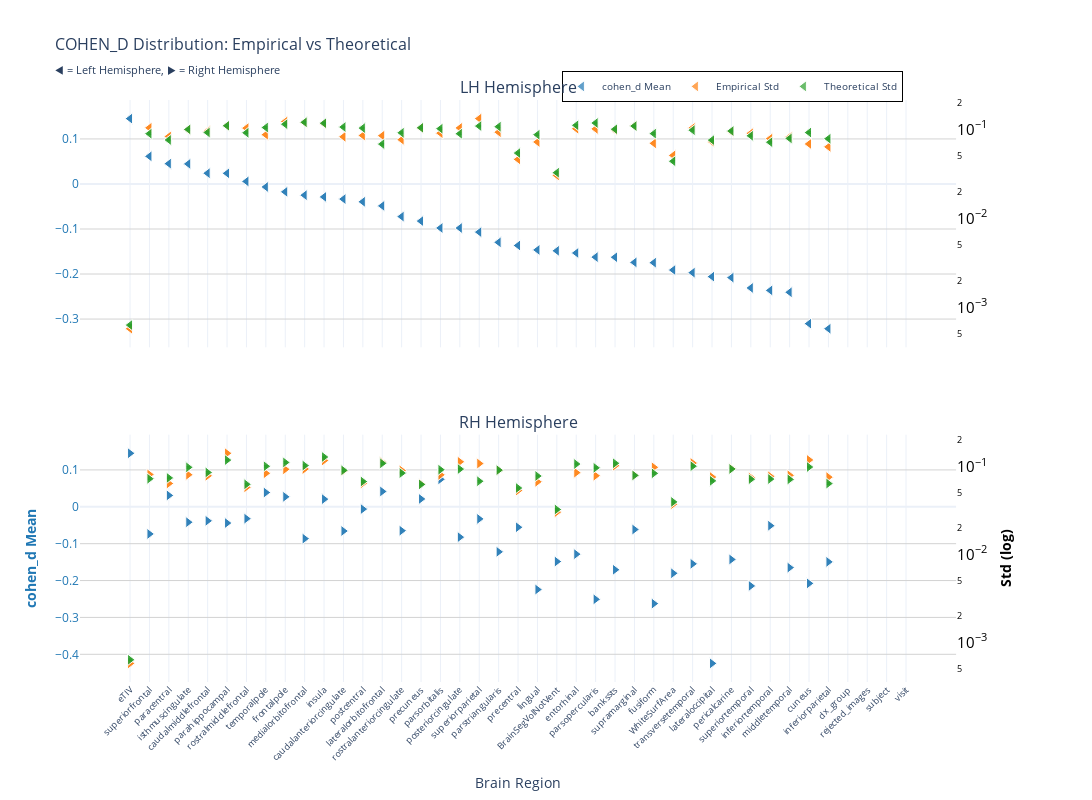
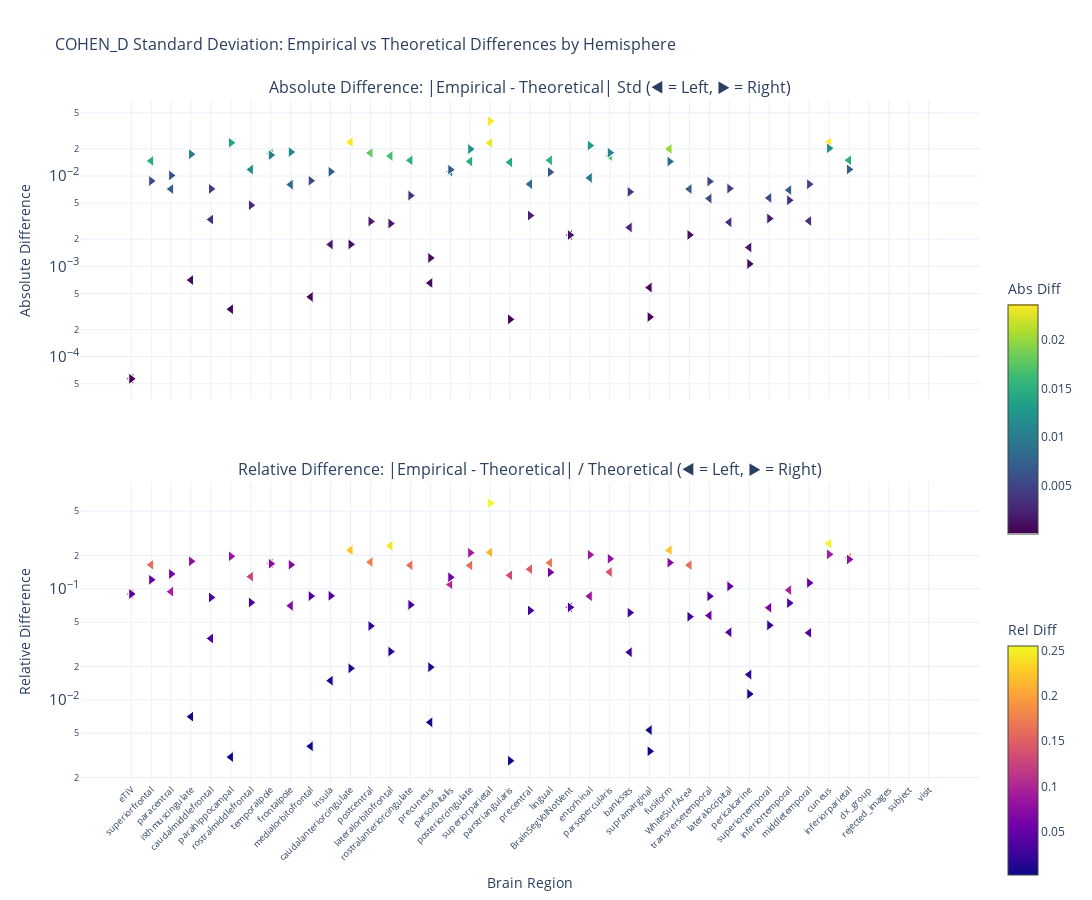

Source (notebook cell) for these figures, in order:
### Markdown cell above
### p-value

### Code cell
nu_nav = df_navr[(df_navr["study"] == "longitudinal") & (df_navr["group"] == "HC-PD")]
data_path = stats_dir / f"cohen_d_longitudinal_{METRIC}.parquet"
df, stats = get_test_stats(
    data_path, stat_functions_F, nu_nav, hemisphere=True, study="longitudinal"
)
show_figure(
    stats, hemisphere=True, stat_name="cohen_d", study="longitudinal", metric=METRIC
)

### Figure 1 — Plotly figure (JSON) as saved in the notebook; plotly's stock layout.template omitted (floating-point values rounded to 4 significant figures)
{"data": [{"hovertemplate": "<b>%{x}</b><br>Mean cohen_d: %{y:.2f}<br><extra></extra>", "legendgroup": "mean", "marker": {"color": "#1f77b4", "line": {"color": "white", "width": 1}, "opacity": 0.7, "size": 10, "symbol": "triangle-left"}, "mode": "markers", "name": "cohen_d Mean", "showlegend": true, "type": "scatter", "x": ["eTIV", "eTIV", "superiorfrontal", "superiorfrontal", "paracentral", "paracentral", "isthmuscingulate", "isthmuscingulate", "caudalmiddlefrontal", "caudalmiddlefrontal", "parahippocampal", "parahippocampal", "rostralmiddlefrontal", "rostralmiddlefrontal", "temporalpole", "temporalpole", "frontalpole", "frontalpole", "medialorbitofrontal", "medialorbitofrontal", "insula", "insula", "caudalanteriorcingulate", "caudalanteriorcingulate", "postcentral", "postcentral", "lateralorbitofrontal", "lateralorbitofrontal", "rostralanteriorcingulate", "rostralanteriorcingulate", "precuneus", "precuneus", "parsorbitalis", "parsorbitalis", "posteriorcingulate", "posteriorcingulate", "superiorparietal", "superiorparietal", "parstriangularis", "parstriangularis", "precentral", "precentral", "lingual", "lingual", "BrainSegVolNotVent", "BrainSegVolNotVent", "entorhinal", "entorhinal", "parsopercularis", "parsopercularis", "bankssts", "bankssts", "supramarginal", "supramarginal", "fusiform", "fusiform", "WhiteSurfArea", "WhiteSurfArea", "transversetemporal", "transversetemporal", "lateraloccipital", "lateraloccipital", "pericalcarine", "pericalcarine", "superiortemporal", "superiortemporal", "inferiortemporal", "inferiortemporal", "middletemporal", "middletemporal", "cuneus", "cuneus", "inferiorparietal", "inferiorparietal", "dx_group", "rejected_images", "subject", "visit"], "xaxis": "x", "y": [0.1452, 0.1452, 0.06137, 0.06137, 0.04514, 0.04514, 0.04462, 0.04462, 0.02393, 0.02393, 0.02367, 0.02367, 0.005677, 0.005677, -0.006589, -0.006589, -0.01745, -0.01745, -0.02482, -0.02482, -0.02873, -0.02873, -0.03349, -0.03349, -0.03959, -0.03959, -0.04867, -0.04867, -0.07246, -0.07246, -0.08241, -0.08241, -0.09775, -0.09775, -0.09783, -0.09783, -0.1069, -0.1069, -0.1296, -0.1296, -0.1366, -0.1366, -0.1465, -0.1465, -0.1484, -0.1484, -0.1532, -0.1532, -0.1624, -0.1624, -0.1627, -0.1627, -0.1742, -0.1742, -0.1748, -0.1748, -0.1911, -0.1911, -0.1969, -0.1969, -0.2058, -0.2058, -0.208, -0.208, -0.2309, -0.2309, -0.2363, -0.2363, -0.2405, -0.2405, -0.3102, -0.3102, -0.3215, -0.3215, NaN, NaN, NaN, NaN], "yaxis": "y"}, {"hovertemplate": "<b>%{x}</b><br>Empirical Std: %{y:.3f}<br><extra></extra>", "legendgroup": "empirical", "marker": {"color": "#ff7f0e", "line": {"color": "white", "width": 1}, "opacity": 0.7, "size": 10, "symbol": "triangle-left"}, "mode": "markers", "name": "Empirical Std", "showlegend": true, "type": "scatter", "x": ["eTIV", "eTIV", "superiorfrontal", "superiorfrontal", "paracentral", "paracentral", "isthmuscingulate", "isthmuscingulate", "caudalmiddlefrontal", "caudalmiddlefrontal", "parahippocampal", "parahippocampal", "rostralmiddlefrontal", "rostralmiddlefrontal", "temporalpole", "temporalpole", "frontalpole", "frontalpole", "medialorbitofrontal", "medialorbitofrontal", "insula", "insula", "caudalanteriorcingulate", "caudalanteriorcingulate", "postcentral", "postcentral", "lateralorbitofrontal", "lateralorbitofrontal", "rostralanteriorcingulate", "rostralanteriorcingulate", "precuneus", "precuneus", "parsorbitalis", "parsorbitalis", "posteriorcingulate", "posteriorcingulate", "superiorparietal", "superiorparietal", "parstriangularis", "parstriangularis", "precentral", "precentral", "lingual", "lingual", "BrainSegVolNotVent", "BrainSegVolNotVent", "entorhinal", "entorhinal", "parsopercularis", "parsopercularis", "bankssts", "bankssts", "supramarginal", "supramarginal", "fusiform", "fusiform", "WhiteSurfArea", "WhiteSurfArea", "transversetemporal", "transversetemporal", "lateraloccipital", "lateraloccipital", "pericalcarine", "pericalcarine", "superiortemporal", "superiortemporal", "inferiortemporal", "inferiortemporal", "middletemporal", "middletemporal", "cuneus", "cuneus", "inferiorparietal", "inferiorparietal", "dx_group", "rejected_images", "subject", "visit"], "xaxis": "x", "y": [0.0005753, 0.0005753, 0.1041, 0.1041, 0.08318, 0.08318, 0.09916, 0.09916, 0.09554, 0.09554, 0.1101, 0.1101, 0.1033, 0.1033, 0.08713, 0.08713, 0.1223, 0.1223, 0.1196, 0.1196, 0.1155, 0.1155, 0.08251, 0.08251, 0.08536, 0.08536, 0.08493, 0.08493, 0.07657, 0.07657, 0.1035, 0.1035, 0.09071, 0.09071, 0.1039, 0.1039, 0.1321, 0.1321, 0.093, 0.093, 0.04602, 0.04602, 0.07216, 0.07216, 0.03039, 0.03039, 0.1016, 0.1016, 0.1012, 0.1012, 0.09769, 0.09769, 0.1095, 0.1095, 0.06967, 0.06967, 0.05101, 0.05101, 0.1036, 0.1036, 0.07264, 0.07264, 0.09421, 0.09421, 0.09036, 0.09036, 0.07871, 0.07871, 0.08229, 0.08229, 0.06856, 0.06856, 0.06358, 0.06358, NaN, NaN, NaN, NaN], "yaxis": "y2"}, {"error_y": {"array": [1.256e-05, 1.256e-05, 0.001776, 0.001776, 0.00151, 0.00151, 0.001984, 0.001984, 0.001833, 0.001833, 0.002181, 0.002181, 0.001819, 0.001819, 0.002085, 0.002085, 0.00227, 0.00227, 0.002386, 0.002386, 0.002329, 0.002329, 0.00211, 0.00211, 0.002054, 0.002054, 0.001356, 0.001356, 0.001818, 0.001818, 0.00207, 0.00207, 0.002024, 0.002024, 0.001775, 0.001775, 0.002163, 0.002163, 0.00213, 0.00213, 0.001076, 0.001076, 0.001731, 0.001731, 0.000648, 0.000648, 0.002209, 0.002209, 0.002343, 0.002343, 0.001995, 0.001995, 0.002164, 0.002164, 0.00178, 0.00178, 0.0008711, 0.0008711, 0.001947, 0.001947, 0.001504, 0.001504, 0.001904, 0.001904, 0.001682, 0.001682, 0.001425, 0.001425, 0.001572, 0.001572, 0.00183, 0.00183, 0.001561, 0.001561, NaN, NaN, NaN, NaN], "arrayminus": [1.231e-05, 1.231e-05, 0.001741, 0.001741, 0.00148, 0.00148, 0.001945, 0.001945, 0.001796, 0.001796, 0.002138, 0.002138, 0.001783, 0.001783, 0.002043, 0.002043, 0.002225, 0.002225, 0.002339, 0.002339, 0.002283, 0.002283, 0.002068, 0.002068, 0.002013, 0.002013, 0.00133, 0.00133, 0.001782, 0.001782, 0.002029, 0.002029, 0.001984, 0.001984, 0.00174, 0.00174, 0.002121, 0.002121, 0.002087, 0.002087, 0.001055, 0.001055, 0.001696, 0.001696, 0.0006352, 0.0006352, 0.002165, 0.002165, 0.002296, 0.002296, 0.001955, 0.001955, 0.002122, 0.002122, 0.001745, 0.001745, 0.0008538, 0.0008538, 0.001908, 0.001908, 0.001475, 0.001475, 0.001866, 0.001866, 0.001648, 0.001648, 0.001397, 0.001397, 0.001541, 0.001541, 0.001794, 0.001794, 0.00153, 0.00153, NaN, NaN, NaN, NaN], "color": "#2ca02c", "thickness": 1, "type": "data", "visible": true, "width": 2}, "hovertemplate": "<b>%{x}</b><br>Theoretical Std: %{y:.3f}<br><extra></extra>", "legendgroup": "theoretical", "marker": {"color": "#2ca02c", "line": {"color": "white", "width": 1}, "opacity": 0.7, "size": 10, "symbol": "triangle-left"}, "mode": "markers", "name": "Theoretical Std", "showlegend": true, "type": "scatter", "x": ["eTIV", "eTIV", "superiorfrontal", "superiorfrontal", "paracentral", "paracentral", "isthmuscingulate", "isthmuscingulate", "caudalmiddlefrontal", "caudalmiddlefrontal", "parahippocampal", "parahippocampal", "rostralmiddlefrontal", "rostralmiddlefrontal", "temporalpole", "temporalpole", "frontalpole", "frontalpole", "medialorbitofrontal", "medialorbitofrontal", "insula", "insula", "caudalanteriorcingulate", "caudalanteriorcingulate", "postcentral", "postcentral", "lateralorbitofrontal", "lateralorbitofrontal", "rostralanteriorcingulate", "rostralanteriorcingulate", "precuneus", "precuneus", "parsorbitalis", "parsorbitalis", "posteriorcingulate", "posteriorcingulate", "superiorparietal", "superiorparietal", "parstriangularis", "parstriangularis", "precentral", "precentral", "lingual", "lingual", "BrainSegVolNotVent", "BrainSegVolNotVent", "entorhinal", "entorhinal", "parsopercularis", "parsopercularis", "bankssts", "bankssts", "supramarginal", "supramarginal", "fusiform", "fusiform", "WhiteSurfArea", "WhiteSurfArea", "transversetemporal", "transversetemporal", "lateraloccipital", "lateraloccipital", "pericalcarine", "pericalcarine", "superiortemporal", "superiortemporal", "inferiortemporal", "inferiortemporal", "middletemporal", "middletemporal", "cuneus", "cuneus", "inferiorparietal", "inferiorparietal", "dx_group", "rejected_images", "subject", "visit"], "xaxis": "x", "y": [0.0006321, 0.0006321, 0.08939, 0.08939, 0.07601, 0.07601, 0.09986, 0.09986, 0.09224, 0.09224, 0.1098, 0.1098, 0.09154, 0.09154, 0.1049, 0.1049, 0.1142, 0.1142, 0.1201, 0.1201, 0.1172, 0.1172, 0.1062, 0.1062, 0.1034, 0.1034, 0.06827, 0.06827, 0.09148, 0.09148, 0.1042, 0.1042, 0.1019, 0.1019, 0.08936, 0.08936, 0.1089, 0.1089, 0.1072, 0.1072, 0.05416, 0.05416, 0.0871, 0.0871, 0.03261, 0.03261, 0.1112, 0.1112, 0.1179, 0.1179, 0.1004, 0.1004, 0.1089, 0.1089, 0.0896, 0.0896, 0.04384, 0.04384, 0.09797, 0.09797, 0.07572, 0.07572, 0.09583, 0.09583, 0.08464, 0.08464, 0.07172, 0.07172, 0.07911, 0.07911, 0.09211, 0.09211, 0.07854, 0.07854, NaN, NaN, NaN, NaN], "yaxis": "y2"}, {"hovertemplate": "<b>%{x}</b><br>Mean cohen_d: %{y:.2f}<br><extra></extra>", "legendgroup": "mean", "marker": {"color": "#1f77b4", "line": {"color": "white", "width": 1}, "opacity": 0.7, "size": 10, "symbol": "triangle-right"}, "mode": "markers", "name": "cohen_d Mean", "showlegend": false, "type": "scatter", "x": ["eTIV", "eTIV", "parsorbitalis", "parsorbitalis", "lateralorbitofrontal", "lateralorbitofrontal", "temporalpole", "temporalpole", "paracentral", "paracentral", "frontalpole", "frontalpole", "precuneus", "precuneus", "insula", "insula", "postcentral", "postcentral", "rostralmiddlefrontal", "rostralmiddlefrontal", "superiorparietal", "superiorparietal", "caudalmiddlefrontal", "caudalmiddlefrontal", "isthmuscingulate", "isthmuscingulate", "parahippocampal", "parahippocampal", "inferiortemporal", "inferiortemporal", "precentral", "precentral", "supramarginal", "supramarginal", "rostralanteriorcingulate", "rostralanteriorcingulate", "caudalanteriorcingulate", "caudalanteriorcingulate", "superiorfrontal", "superiorfrontal", "posteriorcingulate", "posteriorcingulate", "medialorbitofrontal", "medialorbitofrontal", "parstriangularis", "parstriangularis", "entorhinal", "entorhinal", "pericalcarine", "pericalcarine", "BrainSegVolNotVent", "BrainSegVolNotVent", "inferiorparietal", "inferiorparietal", "transversetemporal", "transversetemporal", "middletemporal", "middletemporal", "bankssts", "bankssts", "WhiteSurfArea", "WhiteSurfArea", "cuneus", "cuneus", "superiortemporal", "superiortemporal", "lingual", "lingual", "parsopercularis", "parsopercularis", "fusiform", "fusiform", "lateraloccipital", "lateraloccipital", "dx_group", "rejected_images", "subject", "visit"], "xaxis": "x2", "y": [0.1452, 0.1452, 0.07448, 0.07448, 0.04164, 0.04164, 0.0387, 0.0387, 0.0309, 0.0309, 0.02706, 0.02706, 0.02128, 0.02128, 0.02078, 0.02078, -0.006245, -0.006245, -0.0321, -0.0321, -0.03281, -0.03281, -0.03803, -0.03803, -0.04176, -0.04176, -0.04407, -0.04407, -0.05124, -0.05124, -0.05547, -0.05547, -0.06159, -0.06159, -0.06471, -0.06471, -0.06564, -0.06564, -0.07361, -0.07361, -0.08225, -0.08225, -0.08635, -0.08635, -0.1221, -0.1221, -0.1284, -0.1284, -0.1428, -0.1428, -0.1484, -0.1484, -0.1494, -0.1494, -0.1547, -0.1547, -0.1649, -0.1649, -0.1707, -0.1707, -0.1803, -0.1803, -0.2077, -0.2077, -0.2146, -0.2146, -0.2243, -0.2243, -0.2509, -0.2509, -0.2625, -0.2625, -0.4246, -0.4246, NaN, NaN, NaN, NaN], "yaxis": "y3"}, {"hovertemplate": "<b>%{x}</b><br>Empirical Std: %{y:.3f}<br><extra></extra>", "legendgroup": "empirical", "marker": {"color": "#ff7f0e", "line": {"color": "white", "width": 1}, "opacity": 0.7, "size": 10, "symbol": "triangle-right"}, "mode": "markers", "name": "Empirical Std", "showlegend": false, "type": "scatter", "x": ["eTIV", "eTIV", "parsorbitalis", "parsorbitalis", "lateralorbitofrontal", "lateralorbitofrontal", "temporalpole", "temporalpole", "paracentral", "paracentral", "frontalpole", "frontalpole", "precuneus", "precuneus", "insula", "insula", "postcentral", "postcentral", "rostralmiddlefrontal", "rostralmiddlefrontal", "superiorparietal", "superiorparietal", "caudalmiddlefrontal", "caudalmiddlefrontal", "isthmuscingulate", "isthmuscingulate", "parahippocampal", "parahippocampal", "inferiortemporal", "inferiortemporal", "precentral", "precentral", "supramarginal", "supramarginal", "rostralanteriorcingulate", "rostralanteriorcingulate", "caudalanteriorcingulate", "caudalanteriorcingulate", "superiorfrontal", "superiorfrontal", "posteriorcingulate", "posteriorcingulate", "medialorbitofrontal", "medialorbitofrontal", "parstriangularis", "parstriangularis", "entorhinal", "entorhinal", "pericalcarine", "pericalcarine", "BrainSegVolNotVent", "BrainSegVolNotVent", "inferiorparietal", "inferiorparietal", "transversetemporal", "transversetemporal", "middletemporal", "middletemporal", "bankssts", "bankssts", "WhiteSurfArea", "WhiteSurfArea", "cuneus", "cuneus", "superiortemporal", "superiortemporal", "lingual", "lingual", "parsopercularis", "parsopercularis", "fusiform", "fusiform", "lateraloccipital", "lateraloccipital", "dx_group", "rejected_images", "subject", "visit"], "xaxis": "x2", "y": [0.0005753, 0.0005753, 0.08079, 0.08079, 0.1123, 0.1123, 0.08421, 0.08421, 0.06447, 0.06447, 0.09352, 0.09352, 0.06415, 0.06415, 0.1179, 0.1179, 0.06474, 0.06474, 0.05834, 0.05834, 0.1088, 0.1088, 0.0789, 0.0789, 0.08106, 0.08106, 0.1424, 0.1424, 0.07779, 0.07779, 0.05356, 0.05356, 0.07996, 0.07996, 0.09073, 0.09073, 0.08928, 0.08928, 0.08175, 0.08175, 0.1139, 0.1139, 0.09423, 0.09423, 0.09121, 0.09121, 0.08567, 0.08567, 0.09536, 0.09536, 0.03039, 0.03039, 0.07613, 0.07613, 0.1102, 0.1102, 0.07988, 0.07988, 0.1028, 0.1028, 0.03751, 0.03751, 0.1195, 0.1195, 0.07544, 0.07544, 0.06736, 0.06736, 0.07906, 0.07906, 0.09852, 0.09852, 0.07632, 0.07632, NaN, NaN, NaN, NaN], "yaxis": "y4"}, {"error_y": {"array": [1.256e-05, 1.256e-05, 0.001839, 0.001839, 0.002173, 0.002173, 0.002012, 0.002012, 0.001483, 0.001483, 0.002224, 0.002224, 0.00125, 0.00125, 0.002564, 0.002564, 0.001349, 0.001349, 0.001253, 0.001253, 0.001359, 0.001359, 0.001711, 0.001711, 0.001957, 0.001957, 0.002365, 0.002365, 0.001439, 0.001439, 0.001137, 0.001137, 0.001583, 0.001583, 0.001682, 0.001682, 0.001809, 0.001809, 0.001449, 0.001449, 0.001869, 0.001869, 0.002048, 0.002048, 0.001817, 0.001817, 0.002134, 0.002134, 0.001874, 0.001874, 0.000648, 0.000648, 0.001278, 0.001278, 0.002017, 0.002017, 0.001426, 0.001426, 0.002176, 0.002176, 0.0007895, 0.0007895, 0.001972, 0.001972, 0.001432, 0.001432, 0.001558, 0.001558, 0.001931, 0.001931, 0.00167, 0.00167, 0.001372, 0.001372, NaN, NaN, NaN, NaN], "arrayminus": [1.231e-05, 1.231e-05, 0.001802, 0.001802, 0.00213, 0.00213, 0.001972, 0.001972, 0.001453, 0.001453, 0.00218, 0.00218, 0.001225, 0.001225, 0.002513, 0.002513, 0.001322, 0.001322, 0.001229, 0.001229, 0.001332, 0.001332, 0.001677, 0.001677, 0.001918, 0.001918, 0.002318, 0.002318, 0.00141, 0.00141, 0.001114, 0.001114, 0.001552, 0.001552, 0.001649, 0.001649, 0.001773, 0.001773, 0.001421, 0.001421, 0.001832, 0.001832, 0.002008, 0.002008, 0.001781, 0.001781, 0.002092, 0.002092, 0.001836, 0.001836, 0.0006352, 0.0006352, 0.001252, 0.001252, 0.001977, 0.001977, 0.001398, 0.001398, 0.002133, 0.002133, 0.0007739, 0.0007739, 0.001932, 0.001932, 0.001403, 0.001403, 0.001527, 0.001527, 0.001893, 0.001893, 0.001637, 0.001637, 0.001345, 0.001345, NaN, NaN, NaN, NaN], "color": "#2ca02c", "thickness": 1, "type": "data", "visible": true, "width": 2}, "hovertemplate": "<b>%{x}</b><br>Theoretical Std: %{y:.3f}<br><extra></extra>", "legendgroup": "theoretical", "marker": {"color": "#2ca02c", "line": {"color": "white", "width": 1}, "opacity": 0.7, "size": 10, "symbol": "triangle-right"}, "mode": "markers", "name": "Theoretical Std", "showlegend": false, "type": "scatter", "x": ["eTIV", "eTIV", "parsorbitalis", "parsorbitalis", "lateralorbitofrontal", "lateralorbitofrontal", "temporalpole", "temporalpole", "paracentral", "paracentral", "frontalpole", "frontalpole", "precuneus", "precuneus", "insula", "insula", "postcentral", "postcentral", "rostralmiddlefrontal", "rostralmiddlefrontal", "superiorparietal", "superiorparietal", "caudalmiddlefrontal", "caudalmiddlefrontal", "isthmuscingulate", "isthmuscingulate", "parahippocampal", "parahippocampal", "inferiortemporal", "inferiortemporal", "precentral", "precentral", "supramarginal", "supramarginal", "rostralanteriorcingulate", "rostralanteriorcingulate", "caudalanteriorcingulate", "caudalanteriorcingulate", "superiorfrontal", "superiorfrontal", "posteriorcingulate", "posteriorcingulate", "medialorbitofrontal", "medialorbitofrontal", "parstriangularis", "parstriangularis", "entorhinal", "entorhinal", "pericalcarine", "pericalcarine", "BrainSegVolNotVent", "BrainSegVolNotVent", "inferiorparietal", "inferiorparietal", "transversetemporal", "transversetemporal", "middletemporal", "middletemporal", "bankssts", "bankssts", "WhiteSurfArea", "WhiteSurfArea", "cuneus", "cuneus", "superiortemporal", "superiortemporal", "lingual", "lingual", "parsopercularis", "parsopercularis", "fusiform", "fusiform", "lateraloccipital", "lateraloccipital", "dx_group", "rejected_images", "subject", "visit"], "xaxis": "x2", "y": [0.0006321, 0.0006321, 0.09255, 0.09255, 0.1094, 0.1094, 0.1012, 0.1012, 0.07462, 0.07462, 0.1119, 0.1119, 0.06291, 0.06291, 0.129, 0.129, 0.06788, 0.06788, 0.06309, 0.06309, 0.06838, 0.06838, 0.0861, 0.0861, 0.09848, 0.09848, 0.119, 0.119, 0.0724, 0.0724, 0.05721, 0.05721, 0.07969, 0.07969, 0.08466, 0.08466, 0.09103, 0.09103, 0.07294, 0.07294, 0.09405, 0.09405, 0.1031, 0.1031, 0.09147, 0.09147, 0.1074, 0.1074, 0.0943, 0.0943, 0.03261, 0.03261, 0.0643, 0.0643, 0.1015, 0.1015, 0.07177, 0.07177, 0.1095, 0.1095, 0.03974, 0.03974, 0.09923, 0.09923, 0.07206, 0.07206, 0.0784, 0.0784, 0.09719, 0.09719, 0.08407, 0.08407, 0.06905, 0.06905, NaN, NaN, NaN, NaN], "yaxis": "y4"}], "layout": {"annotations": [{"font": {"size": 16}, "showarrow": false, "text": "LH Hemisphere", "x": 0.47, "xanchor": "center", "xref": "paper", "y": 1, "yanchor": "bottom", "yref": "paper"}, {"font": {"size": 16}, "showarrow": false, "text": "RH Hemisphere", "x": 0.47, "xanchor": "center", "xref": "paper", "y": 0.425, "yanchor": "bottom", "yref": "paper"}], "height": 800, "hovermode": "x", "legend": {"bgcolor": "rgba(255, 255, 255, 0.9)", "bordercolor": "black", "borderwidth": 1, "font": {"size": 10}, "orientation": "h", "x": 0.7, "xanchor": "center", "y": 1.05}, "title": {"font": {"size": 16}, "text": "COHEN_D Distribution: Empirical vs Theoretical<br><sub>◀ = Left Hemisphere, ▶ = Right Hemisphere</sub>"}, "width": 1400, "xaxis": {"anchor": "y", "domain": [0, 0.94], "matches": "x2", "showticklabels": false}, "xaxis2": {"anchor": "y3", "domain": [0, 0.94], "tickangle": -45, "tickfont": {"size": 9}, "title": {"text": "Brain Region"}}, "yaxis": {"anchor": "x", "domain": [0.575, 1], "gridcolor": "lightgray", "showgrid": true, "tickfont": {"color": "#1f77b4"}, "title": {"font": {"color": "#1f77b4"}, "text": ""}}, "yaxis2": {"anchor": "x", "exponentformat": "power", "overlaying": "y", "showgrid": false, "side": "right", "tickfont": {"color": "black"}, "title": {"font": {"color": "black"}, "text": ""}, "type": "log"}, "yaxis3": {"anchor": "x2", "domain": [0, 0.425], "gridcolor": "lightgray", "showgrid": true, "tickfont": {"color": "#1f77b4"}, "title": {"font": {"color": "#1f77b4"}, "text": "<b>cohen_d Mean</b>"}}, "yaxis4": {"anchor": "x2", "exponentformat": "power", "overlaying": "y3", "showgrid": false, "side": "right", "tickfont": {"color": "black"}, "title": {"font": {"color": "black"}, "text": "<b>Std (log)</b>"}, "type": "log"}}}

### Figure 2 — Plotly figure (JSON) as saved in the notebook; plotly's stock layout.template omitted (floating-point values rounded to 4 significant figures)
{"data": [{"hovertemplate": "<b>%{x}</b><br>Hemisphere: %{text}<br>Abs Diff: %{y:.4f}<br><extra></extra>", "legendgroup": "abs_lh", "marker": {"color": [5.68e-05, 5.68e-05, 0.01469, 0.01469, 0.007165, 0.007165, 0.0007044, 0.0007044, 0.003294, 0.003294, 0.000335, 0.000335, 0.01178, 0.01178, 0.01778, 0.01778, 0.008029, 0.008029, 0.0004585, 0.0004585, 0.001744, 0.001744, 0.02368, 0.02368, 0.01799, 0.01799, 0.01666, 0.01666, 0.01491, 0.01491, 0.0006539, 0.0006539, 0.01116, 0.01116, 0.0145, 0.0145, 0.02319, 0.02319, 0.01418, 0.01418, 0.008133, 0.008133, 0.01495, 0.01495, 0.002219, 0.002219, 0.009537, 0.009537, 0.01667, 0.01667, 0.002695, 0.002695, 0.0005817, 0.0005817, 0.01993, 0.01993, 0.007169, 0.007169, 0.005627, 0.005627, 0.003074, 0.003074, 0.001617, 0.001617, 0.005718, 0.005718, 0.006986, 0.006986, 0.003175, 0.003175, 0.02354, 0.02354, 0.01496, 0.01496, NaN, NaN, NaN, NaN], "colorbar": {"len": 0.4, "title": {"text": "Abs Diff"}, "y": 0.75, "yanchor": "top"}, "colorscale": [[0, "#440154"], [0.1111, "#482878"], [0.2222, "#3e4989"], [0.3333, "#31688e"], [0.4444, "#26828e"], [0.5556, "#1f9e89"], [0.6667, "#35b779"], [0.7778, "#6ece58"], [0.8889, "#b5de2b"], [1, "#fde725"]], "line": {"color": "white", "width": 1}, "showscale": true, "size": 10, "symbol": "triangle-left"}, "mode": "markers", "name": "Absolute (lh)", "showlegend": false, "text": ["lh", "lh", "lh", "lh", "lh", "lh", "lh", "lh", "lh", "lh", "lh", "lh", "lh", "lh", "lh", "lh", "lh", "lh", "lh", "lh", "lh", "lh", "lh", "lh", "lh", "lh", "lh", "lh", "lh", "lh", "lh", "lh", "lh", "lh", "lh", "lh", "lh", "lh", "lh", "lh", "lh", "lh", "lh", "lh", "lh", "lh", "lh", "lh", "lh", "lh", "lh", "lh", "lh", "lh", "lh", "lh", "lh", "lh", "lh", "lh", "lh", "lh", "lh", "lh", "lh", "lh", "lh", "lh", "lh", "lh", "lh", "lh", "lh", "lh", "lh", "lh", "lh", "lh"], "type": "scatter", "x": ["eTIV", "eTIV", "superiorfrontal", "superiorfrontal", "paracentral", "paracentral", "isthmuscingulate", "isthmuscingulate", "caudalmiddlefrontal", "caudalmiddlefrontal", "parahippocampal", "parahippocampal", "rostralmiddlefrontal", "rostralmiddlefrontal", "temporalpole", "temporalpole", "frontalpole", "frontalpole", "medialorbitofrontal", "medialorbitofrontal", "insula", "insula", "caudalanteriorcingulate", "caudalanteriorcingulate", "postcentral", "postcentral", "lateralorbitofrontal", "lateralorbitofrontal", "rostralanteriorcingulate", "rostralanteriorcingulate", "precuneus", "precuneus", "parsorbitalis", "parsorbitalis", "posteriorcingulate", "posteriorcingulate", "superiorparietal", "superiorparietal", "parstriangularis", "parstriangularis", "precentral", "precentral", "lingual", "lingual", "BrainSegVolNotVent", "BrainSegVolNotVent", "entorhinal", "entorhinal", "parsopercularis", "parsopercularis", "bankssts", "bankssts", "supramarginal", "supramarginal", "fusiform", "fusiform", "WhiteSurfArea", "WhiteSurfArea", "transversetemporal", "transversetemporal", "lateraloccipital", "lateraloccipital", "pericalcarine", "pericalcarine", "superiortemporal", "superiortemporal", "inferiortemporal", "inferiortemporal", "middletemporal", "middletemporal", "cuneus", "cuneus", "inferiorparietal", "inferiorparietal", "dx_group", "rejected_images", "subject", "visit"], "xaxis": "x", "y": [5.68e-05, 5.68e-05, 0.01469, 0.01469, 0.007165, 0.007165, 0.0007044, 0.0007044, 0.003294, 0.003294, 0.000335, 0.000335, 0.01178, 0.01178, 0.01778, 0.01778, 0.008029, 0.008029, 0.0004585, 0.0004585, 0.001744, 0.001744, 0.02368, 0.02368, 0.01799, 0.01799, 0.01666, 0.01666, 0.01491, 0.01491, 0.0006539, 0.0006539, 0.01116, 0.01116, 0.0145, 0.0145, 0.02319, 0.02319, 0.01418, 0.01418, 0.008133, 0.008133, 0.01495, 0.01495, 0.002219, 0.002219, 0.009537, 0.009537, 0.01667, 0.01667, 0.002695, 0.002695, 0.0005817, 0.0005817, 0.01993, 0.01993, 0.007169, 0.007169, 0.005627, 0.005627, 0.003074, 0.003074, 0.001617, 0.001617, 0.005718, 0.005718, 0.006986, 0.006986, 0.003175, 0.003175, 0.02354, 0.02354, 0.01496, 0.01496, NaN, NaN, NaN, NaN], "yaxis": "y"}, {"hovertemplate": "<b>%{x}</b><br>Hemisphere: %{text}<br>Rel Diff: %{y:.2%}<br><extra></extra>", "legendgroup": "rel_lh", "marker": {"color": [0.08986, 0.08986, 0.1644, 0.1644, 0.09427, 0.09427, 0.007054, 0.007054, 0.03572, 0.03572, 0.003052, 0.003052, 0.1287, 0.1287, 0.1695, 0.1695, 0.07028, 0.07028, 0.003818, 0.003818, 0.01488, 0.01488, 0.223, 0.223, 0.174, 0.174, 0.2441, 0.2441, 0.163, 0.163, 0.006278, 0.006278, 0.1096, 0.1096, 0.1623, 0.1623, 0.2129, 0.2129, 0.1323, 0.1323, 0.1502, 0.1502, 0.1716, 0.1716, 0.06805, 0.06805, 0.08579, 0.08579, 0.1414, 0.1414, 0.02685, 0.02685, 0.00534, 0.00534, 0.2224, 0.2224, 0.1635, 0.1635, 0.05744, 0.05744, 0.0406, 0.0406, 0.01688, 0.01688, 0.06756, 0.06756, 0.09739, 0.09739, 0.04013, 0.04013, 0.2556, 0.2556, 0.1904, 0.1904, NaN, NaN, NaN, NaN], "colorbar": {"len": 0.4, "title": {"text": "Rel Diff"}, "y": 0.25, "yanchor": "top"}, "colorscale": [[0, "#0d0887"], [0.1111, "#46039f"], [0.2222, "#7201a8"], [0.3333, "#9c179e"], [0.4444, "#bd3786"], [0.5556, "#d8576b"], [0.6667, "#ed7953"], [0.7778, "#fb9f3a"], [0.8889, "#fdca26"], [1, "#f0f921"]], "line": {"color": "white", "width": 1}, "showscale": true, "size": 10, "symbol": "triangle-left"}, "mode": "markers", "name": "Relative (lh)", "showlegend": false, "text": ["lh", "lh", "lh", "lh", "lh", "lh", "lh", "lh", "lh", "lh", "lh", "lh", "lh", "lh", "lh", "lh", "lh", "lh", "lh", "lh", "lh", "lh", "lh", "lh", "lh", "lh", "lh", "lh", "lh", "lh", "lh", "lh", "lh", "lh", "lh", "lh", "lh", "lh", "lh", "lh", "lh", "lh", "lh", "lh", "lh", "lh", "lh", "lh", "lh", "lh", "lh", "lh", "lh", "lh", "lh", "lh", "lh", "lh", "lh", "lh", "lh", "lh", "lh", "lh", "lh", "lh", "lh", "lh", "lh", "lh", "lh", "lh", "lh", "lh", "lh", "lh", "lh", "lh"], "type": "scatter", "x": ["eTIV", "eTIV", "superiorfrontal", "superiorfrontal", "paracentral", "paracentral", "isthmuscingulate", "isthmuscingulate", "caudalmiddlefrontal", "caudalmiddlefrontal", "parahippocampal", "parahippocampal", "rostralmiddlefrontal", "rostralmiddlefrontal", "temporalpole", "temporalpole", "frontalpole", "frontalpole", "medialorbitofrontal", "medialorbitofrontal", "insula", "insula", "caudalanteriorcingulate", "caudalanteriorcingulate", "postcentral", "postcentral", "lateralorbitofrontal", "lateralorbitofrontal", "rostralanteriorcingulate", "rostralanteriorcingulate", "precuneus", "precuneus", "parsorbitalis", "parsorbitalis", "posteriorcingulate", "posteriorcingulate", "superiorparietal", "superiorparietal", "parstriangularis", "parstriangularis", "precentral", "precentral", "lingual", "lingual", "BrainSegVolNotVent", "BrainSegVolNotVent", "entorhinal", "entorhinal", "parsopercularis", "parsopercularis", "bankssts", "bankssts", "supramarginal", "supramarginal", "fusiform", "fusiform", "WhiteSurfArea", "WhiteSurfArea", "transversetemporal", "transversetemporal", "lateraloccipital", "lateraloccipital", "pericalcarine", "pericalcarine", "superiortemporal", "superiortemporal", "inferiortemporal", "inferiortemporal", "middletemporal", "middletemporal", "cuneus", "cuneus", "inferiorparietal", "inferiorparietal", "dx_group", "rejected_images", "subject", "visit"], "xaxis": "x2", "y": [0.08986, 0.08986, 0.1644, 0.1644, 0.09427, 0.09427, 0.007054, 0.007054, 0.03572, 0.03572, 0.003052, 0.003052, 0.1287, 0.1287, 0.1695, 0.1695, 0.07028, 0.07028, 0.003818, 0.003818, 0.01488, 0.01488, 0.223, 0.223, 0.174, 0.174, 0.2441, 0.2441, 0.163, 0.163, 0.006278, 0.006278, 0.1096, 0.1096, 0.1623, 0.1623, 0.2129, 0.2129, 0.1323, 0.1323, 0.1502, 0.1502, 0.1716, 0.1716, 0.06805, 0.06805, 0.08579, 0.08579, 0.1414, 0.1414, 0.02685, 0.02685, 0.00534, 0.00534, 0.2224, 0.2224, 0.1635, 0.1635, 0.05744, 0.05744, 0.0406, 0.0406, 0.01688, 0.01688, 0.06756, 0.06756, 0.09739, 0.09739, 0.04013, 0.04013, 0.2556, 0.2556, 0.1904, 0.1904, NaN, NaN, NaN, NaN], "yaxis": "y2"}, {"hovertemplate": "<b>%{x}</b><br>Hemisphere: %{text}<br>Abs Diff: %{y:.4f}<br><extra></extra>", "legendgroup": "abs_rh", "marker": {"color": [5.68e-05, 5.68e-05, 0.01176, 0.01176, 0.002974, 0.002974, 0.01704, 0.01704, 0.01015, 0.01015, 0.01841, 0.01841, 0.001238, 0.001238, 0.01115, 0.01115, 0.003141, 0.003141, 0.00475, 0.00475, 0.04038, 0.04038, 0.007201, 0.007201, 0.01741, 0.01741, 0.02335, 0.02335, 0.005382, 0.005382, 0.003649, 0.003649, 0.0002746, 0.0002746, 0.006069, 0.006069, 0.001749, 0.001749, 0.008807, 0.008807, 0.01985, 0.01985, 0.008858, 0.008858, 0.0002587, 0.0002587, 0.02172, 0.02172, 0.001064, 0.001064, 0.002219, 0.002219, 0.01182, 0.01182, 0.008706, 0.008706, 0.008107, 0.008107, 0.006668, 0.006668, 0.002228, 0.002228, 0.02028, 0.02028, 0.003379, 0.003379, 0.01103, 0.01103, 0.01813, 0.01813, 0.01445, 0.01445, 0.007264, 0.007264, NaN, NaN, NaN, NaN], "colorbar": {"len": 0.4, "title": {"text": "Abs Diff"}, "y": 0.75, "yanchor": "top"}, "colorscale": [[0, "#440154"], [0.1111, "#482878"], [0.2222, "#3e4989"], [0.3333, "#31688e"], [0.4444, "#26828e"], [0.5556, "#1f9e89"], [0.6667, "#35b779"], [0.7778, "#6ece58"], [0.8889, "#b5de2b"], [1, "#fde725"]], "line": {"color": "white", "width": 1}, "showscale": false, "size": 10, "symbol": "triangle-right"}, "mode": "markers", "name": "Absolute (rh)", "showlegend": false, "text": ["rh", "rh", "rh", "rh", "rh", "rh", "rh", "rh", "rh", "rh", "rh", "rh", "rh", "rh", "rh", "rh", "rh", "rh", "rh", "rh", "rh", "rh", "rh", "rh", "rh", "rh", "rh", "rh", "rh", "rh", "rh", "rh", "rh", "rh", "rh", "rh", "rh", "rh", "rh", "rh", "rh", "rh", "rh", "rh", "rh", "rh", "rh", "rh", "rh", "rh", "rh", "rh", "rh", "rh", "rh", "rh", "rh", "rh", "rh", "rh", "rh", "rh", "rh", "rh", "rh", "rh", "rh", "rh", "rh", "rh", "rh", "rh", "rh", "rh", "rh", "rh", "rh", "rh"], "type": "scatter", "x": ["eTIV", "eTIV", "parsorbitalis", "parsorbitalis", "lateralorbitofrontal", "lateralorbitofrontal", "temporalpole", "temporalpole", "paracentral", "paracentral", "frontalpole", "frontalpole", "precuneus", "precuneus", "insula", "insula", "postcentral", "postcentral", "rostralmiddlefrontal", "rostralmiddlefrontal", "superiorparietal", "superiorparietal", "caudalmiddlefrontal", "caudalmiddlefrontal", "isthmuscingulate", "isthmuscingulate", "parahippocampal", "parahippocampal", "inferiortemporal", "inferiortemporal", "precentral", "precentral", "supramarginal", "supramarginal", "rostralanteriorcingulate", "rostralanteriorcingulate", "caudalanteriorcingulate", "caudalanteriorcingulate", "superiorfrontal", "superiorfrontal", "posteriorcingulate", "posteriorcingulate", "medialorbitofrontal", "medialorbitofrontal", "parstriangularis", "parstriangularis", "entorhinal", "entorhinal", "pericalcarine", "pericalcarine", "BrainSegVolNotVent", "BrainSegVolNotVent", "inferiorparietal", "inferiorparietal", "transversetemporal", "transversetemporal", "middletemporal", "middletemporal", "bankssts", "bankssts", "WhiteSurfArea", "WhiteSurfArea", "cuneus", "cuneus", "superiortemporal", "superiortemporal", "lingual", "lingual", "parsopercularis", "parsopercularis", "fusiform", "fusiform", "lateraloccipital", "lateraloccipital", "dx_group", "rejected_images", "subject", "visit"], "xaxis": "x", "y": [5.68e-05, 5.68e-05, 0.01176, 0.01176, 0.002974, 0.002974, 0.01704, 0.01704, 0.01015, 0.01015, 0.01841, 0.01841, 0.001238, 0.001238, 0.01115, 0.01115, 0.003141, 0.003141, 0.00475, 0.00475, 0.04038, 0.04038, 0.007201, 0.007201, 0.01741, 0.01741, 0.02335, 0.02335, 0.005382, 0.005382, 0.003649, 0.003649, 0.0002746, 0.0002746, 0.006069, 0.006069, 0.001749, 0.001749, 0.008807, 0.008807, 0.01985, 0.01985, 0.008858, 0.008858, 0.0002587, 0.0002587, 0.02172, 0.02172, 0.001064, 0.001064, 0.002219, 0.002219, 0.01182, 0.01182, 0.008706, 0.008706, 0.008107, 0.008107, 0.006668, 0.006668, 0.002228, 0.002228, 0.02028, 0.02028, 0.003379, 0.003379, 0.01103, 0.01103, 0.01813, 0.01813, 0.01445, 0.01445, 0.007264, 0.007264, NaN, NaN, NaN, NaN], "yaxis": "y"}, {"hovertemplate": "<b>%{x}</b><br>Hemisphere: %{text}<br>Rel Diff: %{y:.2%}<br><extra></extra>", "legendgroup": "rel_rh", "marker": {"color": [0.08986, 0.08986, 0.127, 0.127, 0.0272, 0.0272, 0.1683, 0.1683, 0.136, 0.136, 0.1645, 0.1645, 0.01968, 0.01968, 0.08642, 0.08642, 0.04627, 0.04627, 0.0753, 0.0753, 0.5905, 0.5905, 0.08363, 0.08363, 0.1768, 0.1768, 0.1962, 0.1962, 0.07433, 0.07433, 0.06377, 0.06377, 0.003446, 0.003446, 0.07168, 0.07168, 0.01922, 0.01922, 0.1208, 0.1208, 0.211, 0.211, 0.08593, 0.08593, 0.002829, 0.002829, 0.2023, 0.2023, 0.01128, 0.01128, 0.06805, 0.06805, 0.1839, 0.1839, 0.08575, 0.08575, 0.113, 0.113, 0.0609, 0.0609, 0.05606, 0.05606, 0.2044, 0.2044, 0.04689, 0.04689, 0.1407, 0.1407, 0.1865, 0.1865, 0.1719, 0.1719, 0.1052, 0.1052, NaN, NaN, NaN, NaN], "colorbar": {"len": 0.4, "title": {"text": "Rel Diff"}, "y": 0.25, "yanchor": "top"}, "colorscale": [[0, "#0d0887"], [0.1111, "#46039f"], [0.2222, "#7201a8"], [0.3333, "#9c179e"], [0.4444, "#bd3786"], [0.5556, "#d8576b"], [0.6667, "#ed7953"], [0.7778, "#fb9f3a"], [0.8889, "#fdca26"], [1, "#f0f921"]], "line": {"color": "white", "width": 1}, "showscale": false, "size": 10, "symbol": "triangle-right"}, "mode": "markers", "name": "Relative (rh)", "showlegend": false, "text": ["rh", "rh", "rh", "rh", "rh", "rh", "rh", "rh", "rh", "rh", "rh", "rh", "rh", "rh", "rh", "rh", "rh", "rh", "rh", "rh", "rh", "rh", "rh", "rh", "rh", "rh", "rh", "rh", "rh", "rh", "rh", "rh", "rh", "rh", "rh", "rh", "rh", "rh", "rh", "rh", "rh", "rh", "rh", "rh", "rh", "rh", "rh", "rh", "rh", "rh", "rh", "rh", "rh", "rh", "rh", "rh", "rh", "rh", "rh", "rh", "rh", "rh", "rh", "rh", "rh", "rh", "rh", "rh", "rh", "rh", "rh", "rh", "rh", "rh", "rh", "rh", "rh", "rh"], "type": "scatter", "x": ["eTIV", "eTIV", "parsorbitalis", "parsorbitalis", "lateralorbitofrontal", "lateralorbitofrontal", "temporalpole", "temporalpole", "paracentral", "paracentral", "frontalpole", "frontalpole", "precuneus", "precuneus", "insula", "insula", "postcentral", "postcentral", "rostralmiddlefrontal", "rostralmiddlefrontal", "superiorparietal", "superiorparietal", "caudalmiddlefrontal", "caudalmiddlefrontal", "isthmuscingulate", "isthmuscingulate", "parahippocampal", "parahippocampal", "inferiortemporal", "inferiortemporal", "precentral", "precentral", "supramarginal", "supramarginal", "rostralanteriorcingulate", "rostralanteriorcingulate", "caudalanteriorcingulate", "caudalanteriorcingulate", "superiorfrontal", "superiorfrontal", "posteriorcingulate", "posteriorcingulate", "medialorbitofrontal", "medialorbitofrontal", "parstriangularis", "parstriangularis", "entorhinal", "entorhinal", "pericalcarine", "pericalcarine", "BrainSegVolNotVent", "BrainSegVolNotVent", "inferiorparietal", "inferiorparietal", "transversetemporal", "transversetemporal", "middletemporal", "middletemporal", "bankssts", "bankssts", "WhiteSurfArea", "WhiteSurfArea", "cuneus", "cuneus", "superiortemporal", "superiortemporal", "lingual", "lingual", "parsopercularis", "parsopercularis", "fusiform", "fusiform", "lateraloccipital", "lateraloccipital", "dx_group", "rejected_images", "subject", "visit"], "xaxis": "x2", "y": [0.08986, 0.08986, 0.127, 0.127, 0.0272, 0.0272, 0.1683, 0.1683, 0.136, 0.136, 0.1645, 0.1645, 0.01968, 0.01968, 0.08642, 0.08642, 0.04627, 0.04627, 0.0753, 0.0753, 0.5905, 0.5905, 0.08363, 0.08363, 0.1768, 0.1768, 0.1962, 0.1962, 0.07433, 0.07433, 0.06377, 0.06377, 0.003446, 0.003446, 0.07168, 0.07168, 0.01922, 0.01922, 0.1208, 0.1208, 0.211, 0.211, 0.08593, 0.08593, 0.002829, 0.002829, 0.2023, 0.2023, 0.01128, 0.01128, 0.06805, 0.06805, 0.1839, 0.1839, 0.08575, 0.08575, 0.113, 0.113, 0.0609, 0.0609, 0.05606, 0.05606, 0.2044, 0.2044, 0.04689, 0.04689, 0.1407, 0.1407, 0.1865, 0.1865, 0.1719, 0.1719, 0.1052, 0.1052, NaN, NaN, NaN, NaN], "yaxis": "y2"}], "layout": {"annotations": [{"font": {"size": 16}, "showarrow": false, "text": "Absolute Difference: |Empirical - Theoretical| Std (◀ = Left, ▶ = Right)", "x": 0.5, "xanchor": "center", "xref": "paper", "y": 1, "yanchor": "bottom", "yref": "paper"}, {"font": {"size": 16}, "showarrow": false, "text": "Relative Difference: |Empirical - Theoretical| / Theoretical (◀ = Left, ▶ = Right)", "x": 0.5, "xanchor": "center", "xref": "paper", "y": 0.44, "yanchor": "bottom", "yref": "paper"}], "height": 900, "hovermode": "x unified", "showlegend": false, "title": {"font": {"size": 16}, "text": "COHEN_D Standard Deviation: Empirical vs Theoretical Differences by Hemisphere"}, "width": 1400, "xaxis": {"anchor": "y", "domain": [0, 1], "showticklabels": false}, "xaxis2": {"anchor": "y2", "domain": [0, 1], "tickangle": -45, "tickfont": {"size": 9}, "title": {"text": "Brain Region"}}, "yaxis": {"anchor": "x", "domain": [0.56, 1], "exponentformat": "power", "title": {"text": "Absolute Difference"}, "type": "log"}, "yaxis2": {"anchor": "x2", "domain": [0, 0.44], "exponentformat": "power", "title": {"text": "Relative Difference"}, "type": "log"}}}
